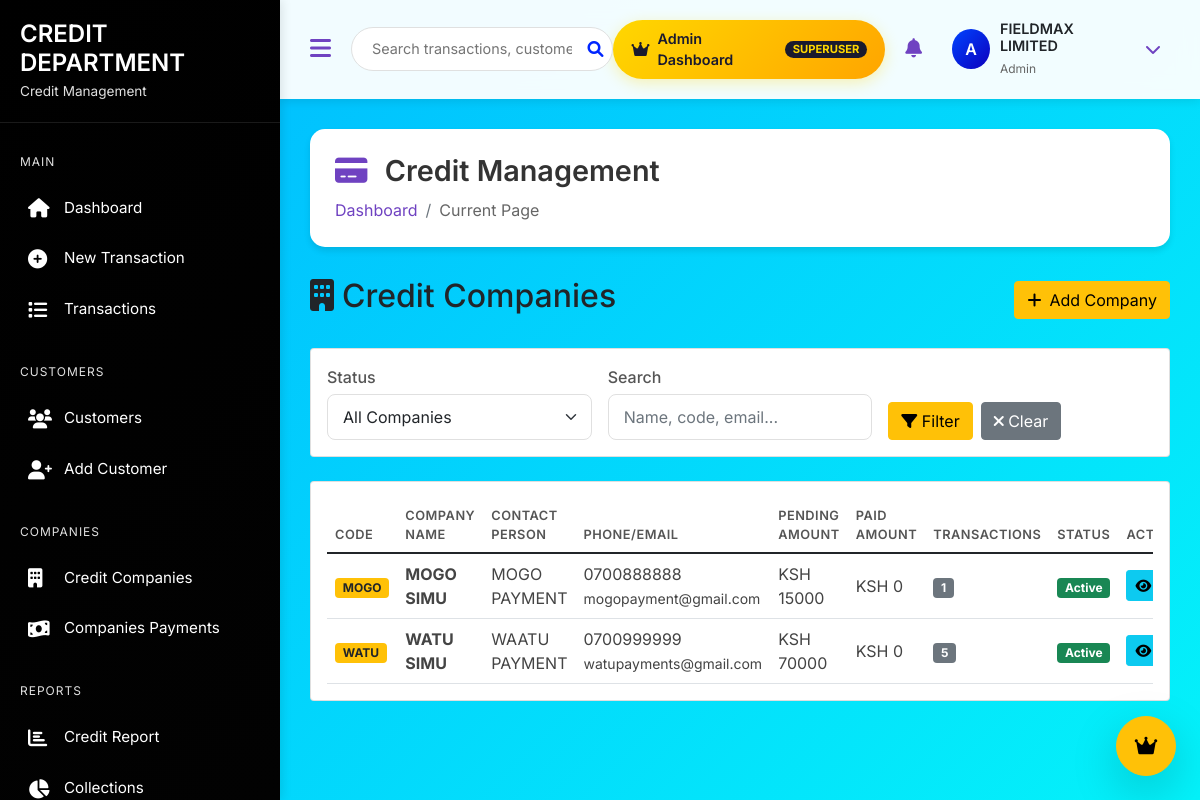
The app's page /credit/companies/ (signed in) with its own data.
### credit/models.py (models this page shows, shortened)
class CreditCompany(models.Model):
    name = models.CharField(max_length=200, unique=True)
    email = models.EmailField(help_text="Company email for communication")
    phone = models.CharField(max_length=20, blank=True)
    contact_person = models.CharField(max_length=200, blank=True)
    code = models.CharField(
        max_length=50,
        unique=True,
        blank=True,
        help_text="Auto-generated if left blank"
    )
    address = models.TextField(blank=True)
    payment_terms = models.CharField(
        max_length=255,
        blank=True,
        help_text="e.g., Net 30, Net 45, Weekly on Friday"
    )
    is_active = models.BooleanField(default=True)
    created_at = models.DateTimeField(auto_now_add=True)
    updated_at = models.DateTimeField(auto_now=True)
    created_by = models.ForeignKey(
        User,
        on_delete=models.SET_NULL,
        null=True,
        related_name='created_companies'
    )
    class Meta:
        ordering = ['name']
        verbose_name = 'Credit Company'
        verbose_name_plural = 'Credit Companies'
    @property
    def pending_amount(self):
        return self.transactions.filter(
            payment_status='pending'
        ).aggregate(models.Sum('ceiling_price'))['ceiling_price__sum'] or Decimal('0.00')
    @property
    def transaction_count(self):
        return self.transactions.count()

### credit/views.py (the view)
# urls.py: path('companies/', views.company_list, name='company_list'),
@login_required
def company_list(request):
    companies = CreditCompany.objects.all()
    status = request.GET.get('status')
    if status == 'active':
        companies = companies.filter(is_active=True)
    elif status == 'inactive':
        companies = companies.filter(is_active=False)
    search = request.GET.get('search')
    if search:
        companies = companies.filter(
            Q(name__icontains=search) |
            Q(code__icontains=search) |
            Q(email__icontains=search)
        )
    context = {
        'companies': companies,
    }
    return render(request, 'credit/companies/list.html', context)

### templates/credit/companies/list.html (shortened to what this page needs)
{% extends 'credit/staff_base.html' %}
{% load static %}
{% block content %}
<div class="d-flex justify-content-between align-items-center mb-4">
    <h2><i class="fas fa-building me-2"></i>Credit Companies</h2>
    <a href="{% url 'credit:company_add' %}" class="btn btn-warning">
        <i class="fas fa-plus me-2"></i>Add Company
    </a>
</div>
<div class="card mb-4">
    <div class="card-body">
        <form method="get" class="row g-3">
            <div class="col-md-4">
                <label class="form-label">Status</label>
                <select name="status" class="form-select">
                    <option value="">All Companies</option>
                </select>
            </div>
            <div class="col-md-4">
                <label class="form-label">Search</label>
                <input type="text" name="search" class="form-control" value="{{ request.GET.search }}" placeholder="Name, code, email...">
            </div>
            <div class="col-md-4 d-flex align-items-end">
                <button type="submit" class="btn btn-warning me-2">
                    <i class="fas fa-filter"></i> Filter
                </button>
                <a href="{% url 'credit:company_list' %}" class="btn btn-secondary">
                    <i class="fas fa-times"></i> Clear
                </a>
            </div>
        </form>
    </div>
</div>
<div class="card">
    <div class="card-body">
        <div class="table-responsive">
            <table class="table table-hover" id="companiesTable">
                <thead>
                    <tr>
                        <th>Code</th>
                        <th>Company Name</th>
                        <th>Contact Person</th>
                        <th>Phone/Email</th>
                        <th>Pending Amount</th>
                        <th>Paid Amount</th>
                        <th>Transactions</th>
                        <th>Status</th>
                        <th>Actions</th>
                    </tr>
                </thead>
                <tbody>
                    {% for company in companies %}
                    <tr>
                        <td><span class="badge bg-warning text-dark">{{ company.code }}</span></td>
                        <td class="fw-bold">{{ company.name }}</td>
                        <td>{{ company.contact_person|default:"-" }}</td>
                        <td>
                            {{ company.phone|default:"-" }}<br>
                            <small>{{ company.email|default:"-" }}</small>
                        </td>
                        <td class="amount-pending">KSH {{ company.pending_amount|default:"0"|floatformat:0 }}
                        <td class="amount-paid">KSH {{ company.paid_total|default:"0"|floatformat:0 }}</td>
                        <td><span class="badge bg-secondary">{{ company.transaction_count }}</span></td>
                        <td>
                            {% if company.is_active %}
                                <span class="badge bg-success">Active</span>
                            {% else %}
                                <span class="badge bg-danger">Inactive</span>
                            {% endif %}
                        </td>
                        <td>
                            <div class="btn-group" role="group">
                                <a href="{% url 'credit:company_detail' company.id %}" class="btn btn-sm btn-info" title="View">
                                    <i class="fas fa-eye"></i>
                                </a>
                            </div>
                        </td>
                    </tr>
                    {% endfor %}
                </tbody>
            </table>
        </div>
    </div>
</div>
{% endblock %}

### templates/credit/staff_base.html (shortened to what this page needs)
<!DOCTYPE html>
<html lang="en">
<head>
    <link href="https://cdn.jsdelivr.net/npm/bootstrap@5.1.3/dist/css/bootstrap.min.css" rel="stylesheet">
    <link rel="stylesheet" href="https://cdnjs.cloudflare.com/ajax/libs/font-awesome/6.0.0/css/all.min.css">
    <link href="https://cdn.jsdelivr.net/npm/select2@4.1.0-rc.0/dist/css/select2.min.css" rel="stylesheet" />
    <link href="https://cdn.jsdelivr.net/npm/select2-bootstrap-5-theme@1.3.0/dist/select2-bootstrap-5-theme.min.css" rel="stylesheet" />
    <link rel="stylesheet" href="https://cdn.datatables.net/1.11.5/css/dataTables.bootstrap5.min.css">
    <link rel="stylesheet" href="https://cdnjs.cloudflare.com/ajax/libs/animate.css/4.1.1/animate.min.css"/>
</head>
<body>
    <div class="sidebar" id="sidebar">
        <div class="sidebar-header">
            <h3>CREDIT DEPARTMENT</h3>
            <small>Credit Management</small>
        </div>
        <div class="sidebar-menu">
            <div class="menu-section">
                <div class="menu-section-title">MAIN</div>
                <a href="{% url 'staff:credit_manager_dashboard' %}" class="menu-item {% if request.resolver_match.url_name == 'credit_manager_dashboard' %}active{% endif %}">
                    <i class="fas fa-home"></i>
                    <span class="menu-text">Dashboard</span>
                </a>
                <a href="{% url 'credit:transaction_create' %}" class="menu-item {% if 'create' in request.path %}active{% endif %}">
                    <i class="fas fa-plus-circle"></i>
                    <span class="menu-text">New Transaction</span>
                </a>
                <a href="{% url 'credit:transaction_list' %}" class="menu-item {% if 'list' in request.path %}active{% endif %}">
                    <i class="fas fa-list"></i>
                    <span class="menu-text">Transactions</span>
                </a>
            </div>
            <div class="menu-section">
                <div class="menu-section-title">CUSTOMERS</div>
                <a href="{% url 'credit:customer_list' %}" class="menu-item {% if 'customer' in request.path %}active{% endif %}">
                    <i class="fas fa-users"></i>
                    <span class="menu-text">Customers</span>
                </a>
                <a href="{% url 'credit:customer_add' %}" class="menu-item">
                    <i class="fas fa-user-plus"></i>
                    <span class="menu-text">Add Customer</span>
                </a>
            </div>
            <div class="menu-section">
                <div class="menu-section-title">COMPANIES</div>
                <a href="{% url 'credit:company_list' %}" class="menu-item {% if 'company' in request.path %}active{% endif %}">
                    <i class="fas fa-building"></i>
                    <span class="menu-text">Credit Companies</span>
                </a>
                <a href="{% url 'credit:payment_list' %}" class="menu-item {% if 'company' in request.path %}active{% endif %}">
                    <i class="fas fa-money-bill-wave"></i>
                    <span class="menu-text">Companies Payments</span>
                </a>
            </div>
            <div class="menu-section">
                <div class="menu-section-title">REPORTS</div>
                <a href="#" class="menu-item">
                    <i class="fas fa-chart-bar"></i>
                    <span class="menu-text">Credit Report</span>
                </a>
                <a href="#" class="menu-item">
                    <i class="fas fa-chart-pie"></i>
                    <span class="menu-text">Collections</span>
                </a>
            </div>
        </div>
    </div>
    <div class="main-content" id="mainContent">
        <nav class="top-nav d-flex align-items-center justify-content-between">
            <div class="d-flex align-items-center">
                <button class="nav-toggle" id="sidebarToggle">
                    <i class="fas fa-bars"></i>
                </button>
                <form class="search-box" action="{% url 'credit:transaction_list' %}" method="GET">
                    <input type="text" name="search" placeholder="Search transactions, customers..." value="{{ request.GET.search|default:'' }}">
                    <button type="submit"><i class="fas fa-search"></i></button>
                </form>
            </div>
            <div class="user-menu">
                {% if request.user.is_superuser %}
                <a href="{% url 'staff:staff_dashboard' %}" class="admin-switch-btn">
                    <i class="fas fa-crown"></i>
                    <span>Admin Dashboard</span>
                    <span class="badge">SUPERUSER</span>
                </a>
                {% endif %}
                <div class="notification-badge">
                    <i class="fas fa-bell"></i>
                </div>
                <div class="dropdown">
                    <div class="user-dropdown" data-bs-toggle="dropdown">
                        <div class="user-avatar">
                            {{ request.user.username|first|upper }}
                        </div>
                        <div class="user-info">
                            <h6>{{ request.user.get_full_name|default:request.user.username }}</h6>
                            <small>
                                {% if request.user.is_superuser %}Admin
                                {% elif request.user.is_staff %}Manager
                                {% else %}Credit Officer
                                {% endif %}
                            </small>
                        </div>
                        <i class="fas fa-chevron-down ms-2" style="color: #6f42c1;"></i>
                    </div>
                </div>
            </div>
        </nav>
        <div class="content-area">
            {% block page_header %}
            <div class="page-header">
                <div class="d-flex justify-content-between align-items-center">
                    <div>
                        <h1 class="page-title">
                            <i class="{% block page_icon %}fas fa-credit-card{% endblock %}"></i>
                            {% block page_title %}Credit Management{% endblock %}
                        </h1>
                        <nav aria-label="breadcrumb">
                            <ol class="breadcrumb">
                                {% block breadcrumb %}
                                <li class="breadcrumb-item"><a href="{% url 'credit:dashboard' %}">Dashboard</a></li>
                                <li class="breadcrumb-item active">Current Page</li>
                                {% endblock %}
                            </ol>
                        </nav>
                    </div>
                </div>
            </div>
            {% endblock %}
            {% block content %}{% endblock %}
        </div>
    </div>
    {% if request.user.is_superuser %}
    <div class="position-fixed bottom-0 end-0 p-4" style="z-index: 1050;">
        <a href="{% url 'staff:staff_dashboard' %}" class="btn btn-warning btn-lg rounded-circle shadow-lg"
           style="width: 60px; height: 60px; display: flex; align-items: center; justify-content: center;"
           data-bs-toggle="tooltip" title="Back to Admin Dashboard">
            <i class="fas fa-crown"></i>
        </a>
    </div>
    {% endif %}
</body>
</html>

### records on screen
CreditCompany: code "MOGO", name "MOGO SIMU", contact_person "MOGO PAYMENT", phone "0700888888", email "mogopayment@gmail.com", pending_amount "15000", paid_total "0", transaction_count "1", is_active "Active"
CreditCompany: code "WATU", name "WATU SIMU", contact_person "WAATU PAYMENT", phone "0700999999", email "watupayments@gmail.com", pending_amount "70000", paid_total "0", transaction_count "5", is_active "Active"

### other values on screen
{{ request.user.username|first|upper }} "A"
{{ request.user.get_full_name|default:request.user.username }} "FIELDMAX LIMITED"
